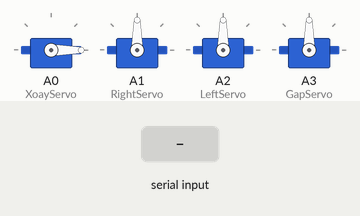
A sketch run on a simulated Arduino Uno, built with avr-gcc and run on an emulated ATmega328P. Shown: 4 × servo. The test bench sets the inputs (shaded band). What the sketch prints to the serial monitor is not drawn.

Above: at 10.9 s.
11.0 s: "90,45\n" received over Serial
At 15.3 s:
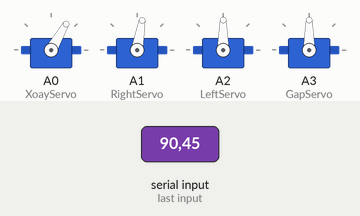
At 19.6 s:
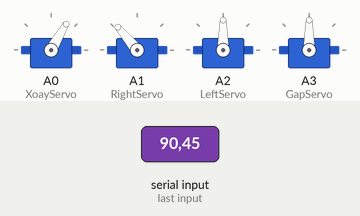
Timing chart, 0 to 28.5 s (numbered marks = the images above; inputs shaded):
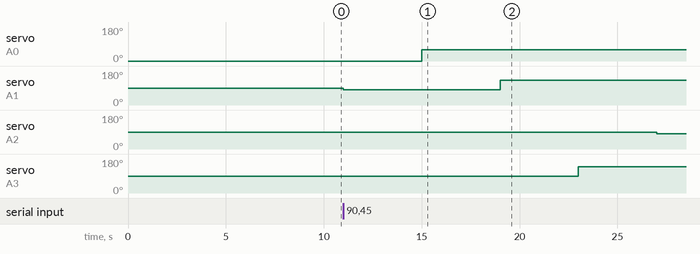

The sketch:

Robor-Arm-Lv3.ino
```cpp
#include <Servo.h>

Servo XoayServo;     // Servo cho trục xoay
Servo RightServo;     // Servo cho nghiêng lên/xuống
Servo LeftServo;   // Servo cho độ cao
Servo GapServo;     // Servo cho gắp

bool isCalibrating = true;
bool isReceivingData = false;
bool newDataReceived = false; // Biến để kiểm tra dữ liệu mới

void setup() {
  // Khởi tạo các servo và cổng serial
  XoayServo.attach(A0);    // Chân 8 trên Sensor Shield
  RightServo.attach(A1);   // Chân 9 trên Sensor Shield
  LeftServo.attach(A2);   // Chân 10 trên Sensor Shield
  GapServo.attach(A3);    // Chân 11 trên Sensor Shield

  Serial.begin(9600);  // Bắt đầu giao tiếp serial

  // Cho phép servo xoay về vị trí ban đầu
  XoayServo.write(0);
}

void loop() {
  if (isCalibrating) {
    // Thời gian calibrating (10 giây)
    delay(10000);
    isCalibrating = false;
    Serial.println("Calibration complete.");
  } else if (Serial.available() > 0 && !newDataReceived) {
    // Đọc dữ liệu tọa độ từ máy tính
    String data = Serial.readStringUntil('\n');
    data.trim(); // Xóa các khoảng trắng thừa

    // Phân tích dữ liệu tọa độ
    int xPos, yPos;
    sscanf(data.c_str(), "%d %d", &xPos, &yPos);

    // Giới hạn giá trị tọa độ
    xPos = constrain(xPos, 0, 600);

    // Chuyển giá trị tọa độ từ khoảng 0-600 sang góc 50-120 độ
    int baseServoPos = map(xPos, 0, 600, 50, 120);

    // Điều khiển các servo dựa trên các góc
    RightServo.write(80);
    delay(4000);
    XoayServo.write(baseServoPos);
    delay(4000);
    RightServo.write(130);
    delay(4000);
    GapServo.write(140);
    delay(4000);
    LeftServo.write(80);
    delay(4000);
    GapServo.write(90);
    delay(4000);
    RightServo.write(80);
    delay(4000);
    XoayServo.write(0);
    delay(4000);
    GapServo.write(140);
    delay(4000);
    GapServo.write(90);
    delay(4000);
    // Đánh dấu rằng đã nhận dữ liệu và thực hiện hành động
    isReceivingData = true;
    newDataReceived = true;
  }
  if (newDataReceived) {
    // Đặt lại biến để cho phép lấy dữ liệu mới
    newDataReceived = false;
    isReceivingData = false;
    delay(5000); // Chờ 5 giây trước khi lặp lại chu kỳ
  }
}
```

Measured:
- after the input at 11.0 s, servo on A0 (XoayServo): 0° → 60° after 4.0 s; servo on A1 (RightServo): 90° → 80° at once, → 130° 8.0 s later; servo on A2 (LeftServo): 90° → 80° after 16.0 s; servo on A3 (GapServo): 90° → 140° after 12.0 s
